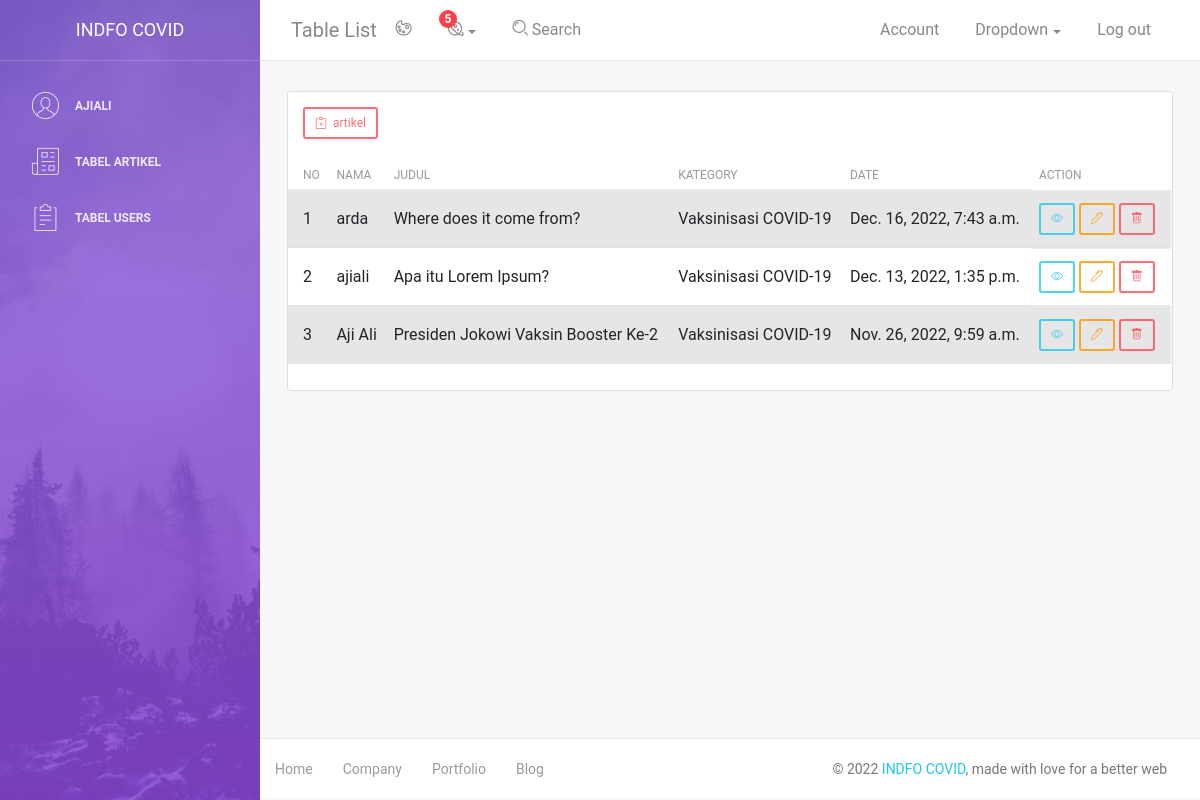
Screenshot of /dashboard/artikel/ (signed in) with the database file from the repository.
### blog/models.py (models this page shows)
class Artikel(models.Model):
    nama = models.CharField(max_length=100, blank=True, null=True)
    judul = models.CharField(max_length=100)
    body = RichTextUploadingField(blank=True, null=True,
                                    config_name='special',
                                    external_plugin_resources=[(
                                        'youtube',
                                        '/static/ckeditor_plugins/youtube/youtube/',
                                        'plugin.js',
                                    )],
    )
    kategory = models.ForeignKey(Kategori, on_delete=models.CASCADE)
    date = models.DateTimeField(auto_now_add=True)
    def __str__ (self):
        return "{} - {}".format(self.nama, self.judul)
    class Meta:
        ordering = ['-date']
        verbose_name_plural = "Artikel"

class Kategori(models.Model):
    nama = models.CharField(max_length=100)
    def __str__ (self):
        return self.nama
    class Meta:
        verbose_name_plural = "Kategori"

### blog/views.py (the view)
# urls.py: path('artikel/', artikel, name='tabel_artikel'),
@login_required
def artikel(request):
    user = User.objects.first()
    if request.user.groups.filter(name="operator").exists():
        user.has_perm('artikel.tambah_artikel')
        user.has_perm('artikel.edit_artikel')
        user.has_perm('artikel.hapus_artikel')
        user.has_perm('artikel.lihat_artikel')
        print("user adalah operator")
    else:
        print("user bukan opertaor")
    template_name = "back/tabel_artikel.html"
    artikel = Artikel.objects.all()
    print(artikel)
    context = {
        'title' : 'Tabel Artikel',
        'artikel' : artikel,
    }
    return render(request, template_name, context)

### templates/back/tabel_artikel.html
{% extends 'back/base.html' %}
{% block content %}
<div class="content">
    <div class="container-fluid">
        <div class="row">
            <div class="col-md-18">
                <div class="card strpied-tabled-with-hover">
                    <div class="card-header ">
                        <a class="btn btn-sm btn-danger" href="{% url 'tambah_artikel' %}"><i class="bi bi-clipboard-plus"></i>&nbsp; artikel</a>
                    </div>
                    <div class="card-body table-full-width table-responsive">
                        <table class="table table-hover table-striped">
                            <thead>
                                <th>No</th>
                                <th>Nama</th>
                                <th>Judul</th>
                                <th>Kategory</th>
                                <th>Date</th>
                                <th>Action</th>
                            </thead>
                            <tbody>
                                {% for i in artikel %}
                                <tr>
                                    <td>{{forloop.counter}}</td>
                                    <td>{{i.nama}}</td>
                                    <td>{{i.judul}}</td>
                                    <td>{{i.kategory}}</td>
                                    <td>{{i.date}}</td>
                                    <td>
                                    <a class="btn btn-sm btn-info" href="{% url 'lihat_artikel' i.id %}"><i class="bi bi-eye"></i></a> &nbsp;
                                    <a class="btn btn-sm btn-warning" href="{% url 'edit_artikel' i.id %}"><i class="bi bi-pen"></i></a>&nbsp;
                                    <a onclick="return confirm('yakin ingin menghapus?')" class="btn btn-sm btn-danger" href="{% url 'delete_artikel' i.id %}"><i class="bi bi-trash"></i></a>
                                    </td>
                                </tr>
                                {% endfor %}
                            </tbody>
                        </table>
                    </div>
                </div>
            </div>
        </div>
    </div>
</div>
{% endblock content %}

### templates/back/base.html (shortened to what this page needs)
{% load static %}
<!DOCTYPE html>
<html lang="en">
<head>
    <link href="https://cdn.jsdelivr.net/npm/bootstrap@5.2.2/dist/css/bootstrap.min.css" rel="stylesheet">
    <link rel="stylesheet" href="https://maxcdn.bootstrapcdn.com/font-awesome/latest/css/font-awesome.min.css" />
    <link rel="stylesheet" href="https://cdn.jsdelivr.net/npm/bootstrap-icons@1.3.0/font/bootstrap-icons.css">
    <link href="{% static 'back/css/bootstrap.min.css' %}" rel="stylesheet" />
    <link href="{% static 'back/css/light-bootstrap-dashboard.css' %}?v=2.0.0" rel="stylesheet" />
    <link href="{% static 'back/css/demo.css' %}" rel="stylesheet" />
</head>
<body>
    <div class="wrapper">
        <div class="sidebar" data-image="{% static 'back/img/sidebar-5.jpg' %}">
            {% include 'back/menu.html' %}
        </div>
        <div class="main-panel">
            <nav class="navbar navbar-expand-lg " color-on-scroll="500">
                <div class="container-fluid">
                    <a class="navbar-brand" href="#pablo"> Table List </a>
                    <div class="collapse navbar-collapse justify-content-end" id="navigation">
                        <ul class="nav navbar-nav mr-auto">
                            <li class="nav-item">
                                <a href="#" class="nav-link" data-toggle="dropdown">
                                    <i class="nc-icon nc-palette"></i>
                                </a>
                            </li>
                            <li class="dropdown nav-item">
                                <a href="#" class="dropdown-toggle nav-link" data-toggle="dropdown">
                                    <i class="nc-icon nc-planet"></i>
                                    <span class="notification">5</span>
                                </a>
                            </li>
                            <li class="nav-item">
                                <a href="#" class="nav-link">
                                    <i class="nc-icon nc-zoom-split"></i>
                                    <span class="d-lg-block">&nbsp;Search</span>
                                </a>
                            </li>
                        </ul>
                        <ul class="navbar-nav ml-auto">
                            <li class="nav-item">
                                <a class="nav-link" href="#pablo">
                                    <span class="no-icon">Account</span>
                                </a>
                            </li>
                            <li class="nav-item dropdown">
                                <a class="nav-link dropdown-toggle" href="http://example.com" id="navbarDropdownMenuLink" data-toggle="dropdown" aria-haspopup="true" aria-expanded="false">
                                    <span class="no-icon">Dropdown</span>
                                </a>
                            </li>
                            <li class="nav-item">
                                <a class="nav-link" href="{% url 'logout' %}">
                                    <span class="no-icon">Log out</span>
                                </a>
                            </li>
                        </ul>
                    </div>
                </div>
            </nav>
            {% block content %}
            {% endblock content %}
            <footer class="footer">
                <div class="container-fluid">
                    <nav>
                        <ul class="footer-menu">
                            <li>
                                <a href="#">
                                    Home
                                </a>
                            </li>
                            <li>
                                <a href="#">
                                    Company
                                </a>
                            </li>
                            <li>
                                <a href="#">
                                    Portfolio
                                </a>
                            </li>
                            <li>
                                <a href="#">
                                    Blog
                                </a>
                            </li>
                        </ul>
                        <p class="copyright text-center">
                            ©
                            <a href="{% url 'index' %}">INDFO COVID</a>, made with love for a better web
                        </p>
                    </nav>
                </div>
            </footer>
        </div>
    </div>
</body>
</html>

### templates/back/menu.html
{% load static %}
<div class="sidebar-wrapper">
    <div class="logo">
        <a href="{% url 'index' %}" class="simple-text">
            INDFO COVID
        </a>
    </div>
    <ul class="nav">
        <li>
            <a class="nav-link" href="./user.html">
                <i class="nc-icon nc-circle-09"></i>
                <p>
                    {{user}}
                </p>
            </a>
        </li>
        <li>
            <a class="nav-link" href="{% url 'tabel_artikel' %}">
                <i class="nc-icon nc-paper-2"></i>
                <p>Tabel Artikel</p>
            </a>
        </li>
        <li>
            <a class="nav-link" href="{% url 'tabel_users' %}">
                <i class="nc-icon nc-notes"></i>
                <p>Tabel Users</p>
            </a>
        </li>
    </ul>
</div>

### rows the page displays
Artikel: nama "arda", judul "Where does it come from?", kategory "Vaksinisasi COVID-19", date "Dec. 16, 2022, 7:43 a.m."
Artikel: nama "ajiali", judul "Apa itu Lorem Ipsum?", kategory "Vaksinisasi COVID-19", date "Dec. 13, 2022, 1:35 p.m."
Artikel: nama "Aji Ali", judul "Presiden Jokowi Vaksin Booster Ke-2", kategory "Vaksinisasi COVID-19", date "Nov. 26, 2022, 9:59 a.m."

### other values shown
{{ user }} "AJIALI"
